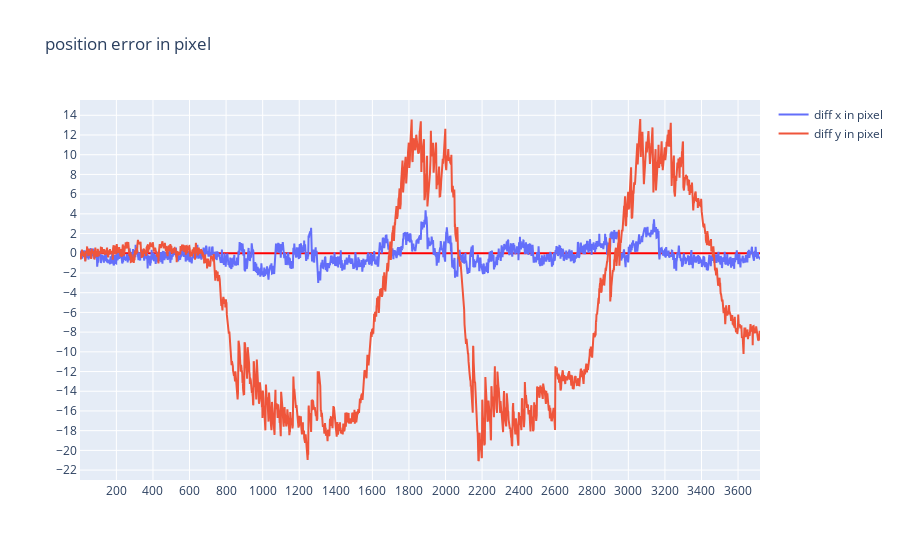

Notebook cell for this chart:
### Code cell
# show the visual & real position error  in pixel
data_diff_x = np.subtract(data_log['real_x'],data_log['expected_x'])
data_diff_y = np.subtract(data_log['real_y'],data_log['expected_y'])

p=[]
#index = np.arange(0,len(data_log))
index = data_log['frame_id']

p.append(go.Scatter(
    y= data_diff_x,
    x= index,
    name='diff x in pixel'
    
))


p.append(go.Scatter(
    y= data_diff_y,
    x= index,
    name='diff y in pixel'
))


layout.title= 'position error in pixel'
fig=go.Figure(
    data=p,
    layout=layout
)
iplot(fig)
io.write_html(fig, file=prefix+filename.replace('.csv','_')+layout.title.text.replace(' ','_')+'.html')

### Figure 1 — Plotly figure (JSON) as saved in the notebook; plotly's stock layout.template omitted (floating-point values rounded to 4 significant figures; data arrays with more than 128 entries replaced by an {"elided": "..."} marker saying what was removed)
{"data": [{"name": "diff x in pixel", "type": "scatter", "x": {"elided": "2109 int values"}, "y": {"elided": "2109 float values"}}, {"name": "diff y in pixel", "type": "scatter", "x": {"elided": "2109 int values"}, "y": {"elided": "2109 float values"}}], "layout": {"title": {"text": "position error in pixel"}, "xaxis": {"nticks": 20, "showgrid": true, "showline": true, "zeroline": true, "zerolinecolor": "#FF0000"}, "yaxis": {"nticks": 20, "showgrid": true, "showline": true, "zeroline": true, "zerolinecolor": "#FF0000"}}}
